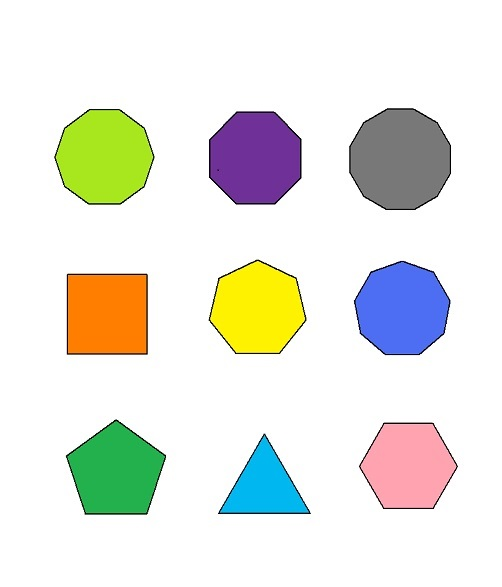
#> input picture Shape_detection/shapes3.jpg, 502 x 587 px
$ python ShapeDetection.py
#> lines starting #> are read from the running program, lines starting #| are printed output that depends on the picture; after the words box and inside, x2 and y2 are one past the last pixel; in counts of white or black regions, pixels touching at a corner belong together
### Shape_detection/Stacking_images_module.py
import numpy as np
import cv2 as cv

def stackImages(scale,imgArray):
    rows = len(imgArray)
    cols = len(imgArray[0])
    rowsAvailable = isinstance(imgArray[0], list)
    width = imgArray[0][0].shape[1]
    height = imgArray[0][0].shape[0]
    if rowsAvailable:
        for x in range ( 0, rows):
            for y in range(0, cols):
                if imgArray[x][y].shape[:2] == imgArray[0][0].shape [:2]:
                    imgArray[x][y] = cv.resize(imgArray[x][y], (0, 0), None, scale, scale)
                else:
                    imgArray[x][y] = cv.resize(imgArray[x][y], (imgArray[0][0].shape[1], imgArray[0][0].shape[0]), None, scale, scale)
                if len(imgArray[x][y].shape) == 2: imgArray[x][y]= cv.cvtColor( imgArray[x][y], cv.COLOR_GRAY2BGR)
        imageBlank = np.zeros((height, width, 3), np.uint8)
        hor = [imageBlank]*rows
        hor_con = [imageBlank]*rows
        for x in range(0, rows):
            hor[x] = np.hstack(imgArray[x])
        ver = np.vstack(hor)
    else:
        for x in range(0, rows):
            if imgArray[x].shape[:2] == imgArray[0].shape[:2]:
                imgArray[x] = cv.resize(imgArray[x], (0, 0), None, scale, scale)
            else:
                imgArray[x] = cv.resize(imgArray[x], (imgArray[0].shape[1], imgArray[0].shape[0]), None,scale, scale)
            if len(imgArray[x].shape) == 2: imgArray[x] = cv.cvtColor(imgArray[x], cv.COLOR_GRAY2BGR)
        hor= np.hstack(imgArray)
        ver = hor
    return ver

### Shape_detection/ShapeDetection.py
import cv2 as cv
import numpy as np
from Stacking_images_module import stackImages

def getcontour(img):
    contours,hierarchy=cv.findContours(img,cv.RETR_EXTERNAL,cv.CHAIN_APPROX_NONE)
    for c in contours:
        area=cv.contourArea(c)
        print(area)
        if area>500:
             cv.drawContours(imgcopy,c,-1,(0,110,0),3)
             lenght=cv.arcLength(c,True)
            #  print(lenght)
             approx= cv.approxPolyDP(c,0.02*lenght,True)
             print(len(approx))
             x,y,w,h=cv.boundingRect(approx)
             if len(approx)==3 :
                 type='triangle'
             elif len(approx)==5 :
                 type='pentagon'
             elif len(approx)==6 :
                 type='hexagon'
             elif len(approx)==7 :
                 type='Heptagon'
             elif(len(approx))==8:
                 type='Octagon'
             elif(len(approx))==9 :
                 type='Nonagon'
             elif(len(approx))==10:
                 type='Decagon'
             elif len(approx)==4 :
                 aspratio= w/ float(h)
                 if aspratio>0.95 and aspratio<1.05 :
                     type='sqare'
                 else:
                    type = ' rect'
             else:
                 type='none'
             cv.rectangle(imgcopy,(x,y),(x+w,y+h),(100,0,0),2)
             cv.putText(imgcopy,type,(x+(w//2)-30,y+(h//2)-30),cv.FONT_HERSHEY_TRIPLEX,0.6,(0,0,150),1)


img= cv.imread('shapes3.jpg')
#> img is the input picture: shape (587, 502, 3); mean B, G, R 224, 232.5, 231.4
imgcopy=img.copy()
imgblank=np.zeros_like(img)
imgresized=cv.resize(img,(500,360))
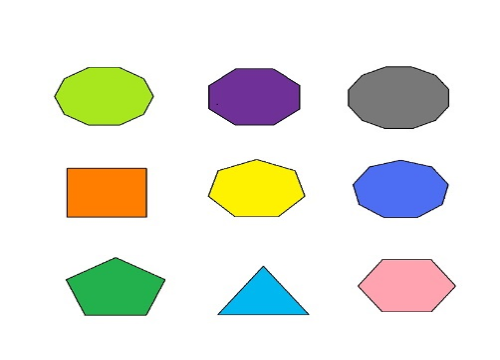
#> imgresized: shape (360, 500, 3); mean B, G, R 224, 232.5, 231.4
gray=cv.cvtColor(img,cv.COLOR_BGR2GRAY)
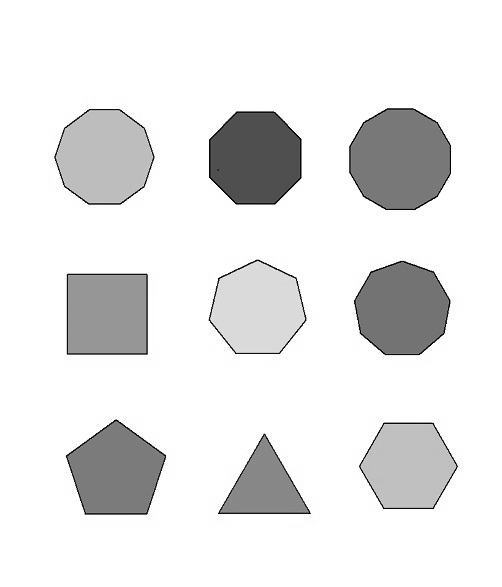
#> gray: shape (587, 502); min 0, max 255, mean 231.2
blur=cv.GaussianBlur(img,(7,7),1)
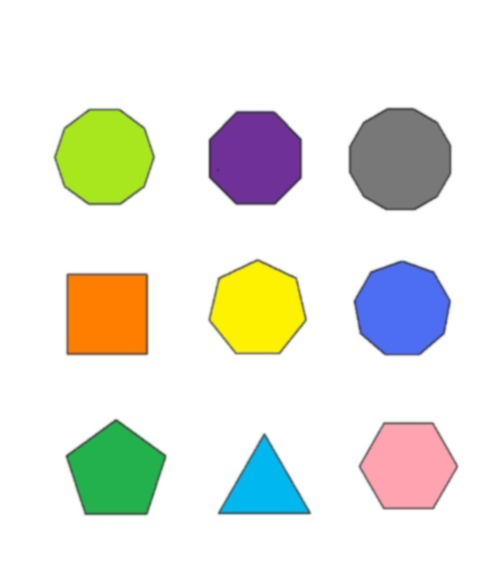
#> blur: shape (587, 502, 3); mean B, G, R 224, 232.5, 231.4
canny=cv.Canny(blur,420,420)
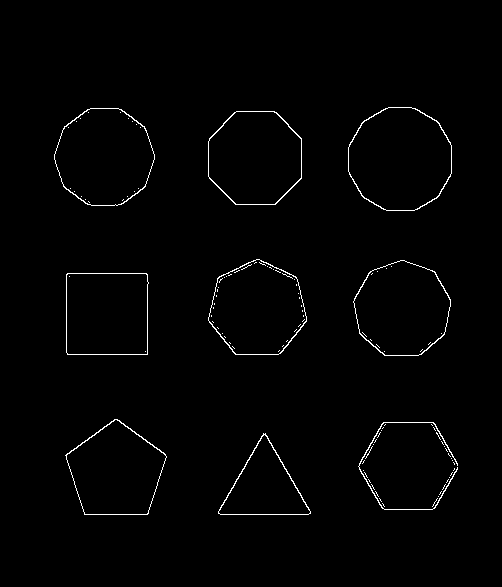
#> canny: shape (587, 502); 1.2% white in thin lines or dots, all inside (x1, y1, x2, y2) = (54, 107, 458, 515)
getcontour(canny)
#> in getcontour, `contours,hierarchy=cv.findContours(img,cv.RETR_EXTERNAL,cv.CHAIN_APPRO..`: contours = 42 contours, 33 with area under 20; largest, box (x1, y1, x2, y2) and area: (348, 107, 452, 211) 8516, (54, 108, 155, 206) 7534, (208, 111, 302, 205) 7211, (353, 260, 451, 356) 7069, (208, 259, 307, 355) 6997
#> the loop in getcontour, `for c in contours:` made 42 passes
#> (area, lenght, approx, x, y, w, h, aspratio) on pass 37: (6560.5, 323.1, [[67, 273], [67, 354], [147, 354], [147, 274]], 67, 273, 81, 82, 0.988)
#> (area, lenght, approx, x, y, w, h, type) on pass 27: (3921, 292.9, [[263, 433], [218, 513], [310, 513]], 218, 433, 93, 81, 'triangle')
#| 0.0
#| 0.0
#| 0.0
#| 0.0
#| 0.0
#| 0.0
#| 0.0
#| 0.0
#> (further printed lines are left out)
#> after the loop in getcontour, `for c in contours:`:
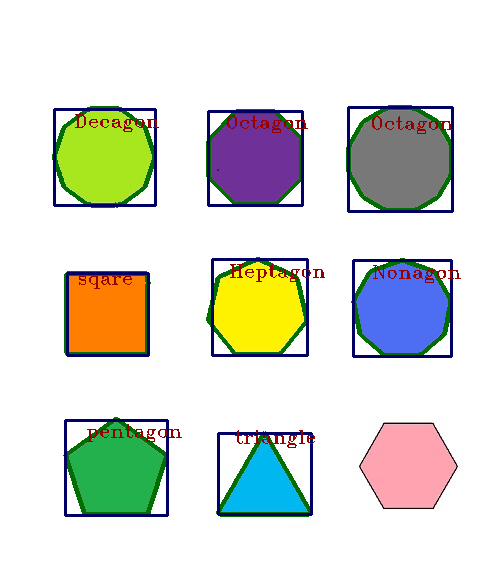
#> imgcopy: shape (587, 502, 3); 6.48% of pixels changed, all inside (x1, y1, x2, y2) = (52, 105, 461, 517)
stacked=stackImages(0.8,([img,gray,blur],\
    [canny,imgcopy,imgblank] ))
#> after the loop in stackImages, `for x in range(0, rows):`: hor = 2 items
#> in stackImages, `ver = np.vstack(hor)`:
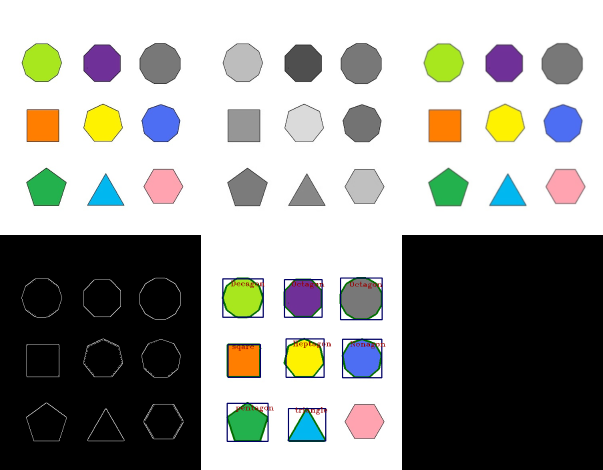
#> ver: shape (940, 1206, 3) (shown at 1/2 size); mean of channels 0, 1, 2 149.5, 153.6, 152.8; drawn as B, G, R
# cv.imshow('pic',imgresized)
cv.imshow('imgstacked',stacked)
cv.waitKey(0)
